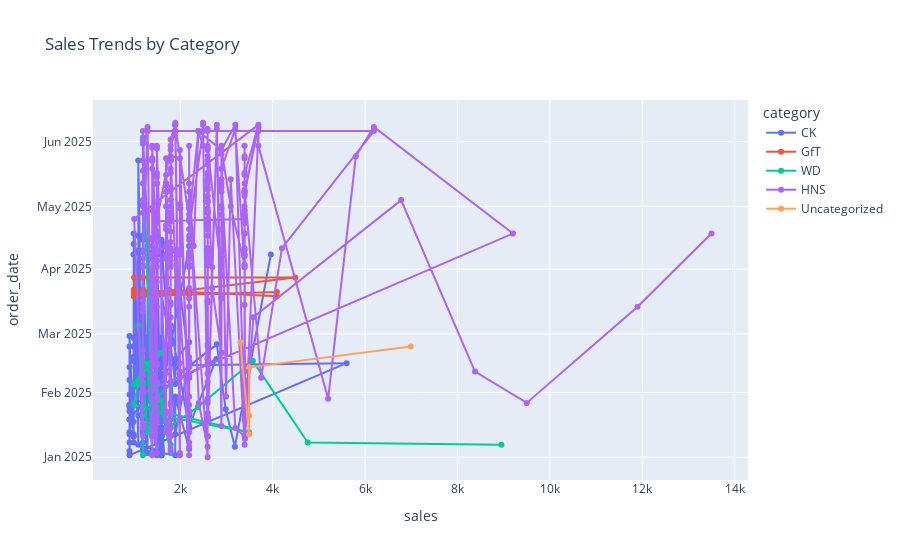

The code cell stored with this chart in its notebook:
### Code cell
import plotly.express as px
fig = px.line(df, x="sales", y="order_date", color="category", title="Sales Trends by Category")
fig.update_traces(mode="lines+markers")
fig.show()

### Figure 1 — Plotly figure (JSON) as saved in the notebook; plotly's stock layout.template omitted (floating-point values rounded to 4 significant figures; data arrays with more than 128 entries replaced by an {"elided": "..."} marker saying what was removed)
{"data": [{"hovertemplate": "category=CK<br>sales=%{x}<br>order_date=%{y}<extra></extra>", "legendgroup": "CK", "line": {"color": "#636efa", "dash": "solid"}, "marker": {"symbol": "circle"}, "mode": "lines+markers", "name": "CK", "orientation": "h", "showlegend": true, "type": "scatter", "x": {"elided": "320 int values"}, "xaxis": "x", "y": {"elided": "320 str values"}, "yaxis": "y"}, {"hovertemplate": "category=GfT<br>sales=%{x}<br>order_date=%{y}<extra></extra>", "legendgroup": "GfT", "line": {"color": "#EF553B", "dash": "solid"}, "marker": {"symbol": "circle"}, "mode": "lines+markers", "name": "GfT", "orientation": "h", "showlegend": true, "type": "scatter", "x": [999, 2190, 999, 999, 1190, 1199, 1199, 1750, 2190, 999, 999, 999, 999, 999, 999, 999, 999, 999, 2190, 4090, 4090, 999, 999, 999, 1199, 999, 999, 999, 1190, 1199, 2190, 4490, 1190], "xaxis": "x", "y": ["2025-03-19T00:00:00.000000000", "2025-03-20T00:00:00.000000000", "2025-03-20T00:00:00.000000000", "2025-03-21T00:00:00.000000000", "2025-03-21T00:00:00.000000000", "2025-03-19T00:00:00.000000000", "2025-03-20T00:00:00.000000000", "2025-03-22T00:00:00.000000000", "2025-03-21T00:00:00.000000000", "2025-03-19T00:00:00.000000000", "2025-03-19T00:00:00.000000000", "2025-03-20T00:00:00.000000000", "2025-03-20T00:00:00.000000000", "2025-03-21T00:00:00.000000000", "2025-03-21T00:00:00.000000000", "2025-03-22T00:00:00.000000000", "2025-03-22T00:00:00.000000000", "2025-03-22T00:00:00.000000000", "2025-03-21T00:00:00.000000000", "2025-03-19T00:00:00.000000000", "2025-03-21T00:00:00.000000000", "2025-03-19T00:00:00.000000000", "2025-03-21T00:00:00.000000000", "2025-03-22T00:00:00.000000000", "2025-03-22T00:00:00.000000000", "2025-03-21T00:00:00.000000000", "2025-03-22T00:00:00.000000000", "2025-03-28T00:00:00.000000000", "2025-03-28T00:00:00.000000000", "2025-03-21T00:00:00.000000000", "2025-03-22T00:00:00.000000000", "2025-03-28T00:00:00.000000000", "2025-03-28T00:00:00.000000000"], "yaxis": "y"}, {"hovertemplate": "category=WD<br>sales=%{x}<br>order_date=%{y}<extra></extra>", "legendgroup": "WD", "line": {"color": "#00cc96", "dash": "solid"}, "marker": {"symbol": "circle"}, "mode": "lines+markers", "name": "WD", "orientation": "h", "showlegend": true, "type": "scatter", "x": [1090, 1190, 1290, 1390, 1390, 1490, 1590, 990, 1290, 1390, 1390, 1490, 1790, 1790, 3490, 990, 1090, 1180, 1190, 1190, 1190, 1190, 1190, 1390, 1390, 1390, 1490, 1590, 1790, 1790, 1390, 1790, 2380, 3570, 4760, 8950], "xaxis": "x", "y": ["2025-03-05T00:00:00.000000000", "2025-02-06T00:00:00.000000000", "2025-01-13T00:00:00.000000000", "2025-01-21T00:00:00.000000000", "2025-02-15T00:00:00.000000000", "2025-02-20T00:00:00.000000000", "2025-02-20T00:00:00.000000000", "2025-02-05T00:00:00.000000000", "2025-02-15T00:00:00.000000000", "2025-01-03T00:00:00.000000000", "2025-01-11T00:00:00.000000000", "2025-02-05T00:00:00.000000000", "2025-01-03T00:00:00.000000000", "2025-01-20T00:00:00.000000000", "2025-01-13T00:00:00.000000000", "2025-01-26T00:00:00.000000000", "2025-02-05T00:00:00.000000000", "2025-02-16T00:00:00.000000000", "2025-01-02T00:00:00.000000000", "2025-01-21T00:00:00.000000000", "2025-01-26T00:00:00.000000000", "2025-02-05T00:00:00.000000000", "2025-06-03T00:00:00.000000000", "2025-01-15T00:00:00.000000000", "2025-01-22T00:00:00.000000000", "2025-02-10T00:00:00.000000000", "2025-01-28T00:00:00.000000000", "2025-01-28T00:00:00.000000000", "2025-01-07T00:00:00.000000000", "2025-02-05T00:00:00.000000000", "2025-01-27T00:00:00.000000000", "2025-01-16T00:00:00.000000000", "2025-01-25T00:00:00.000000000", "2025-02-16T00:00:00.000000000", "2025-01-08T00:00:00.000000000", "2025-01-07T00:00:00.000000000"], "yaxis": "y"}, {"hovertemplate": "category=HNS<br>sales=%{x}<br>order_date=%{y}<extra></extra>", "legendgroup": "HNS", "line": {"color": "#ab63fa", "dash": "solid"}, "marker": {"symbol": "circle"}, "mode": "lines+markers", "name": "HNS", "orientation": "h", "showlegend": true, "type": "scatter", "x": {"elided": "391 int values"}, "xaxis": "x", "y": {"elided": "391 str values"}, "yaxis": "y"}, {"hovertemplate": "category=Uncategorized<br>sales=%{x}<br>order_date=%{y}<extra></extra>", "legendgroup": "Uncategorized", "line": {"color": "#FFA15A", "dash": "solid"}, "marker": {"symbol": "circle"}, "mode": "lines+markers", "name": "Uncategorized", "orientation": "h", "showlegend": true, "type": "scatter", "x": [3300, 3490, 3490, 3490, 6990], "xaxis": "x", "y": ["2025-02-25T00:00:00.000000000", "2025-01-12T00:00:00.000000000", "2025-01-21T00:00:00.000000000", "2025-02-13T00:00:00.000000000", "2025-02-23T00:00:00.000000000"], "yaxis": "y"}], "layout": {"legend": {"title": {"text": "category"}, "tracegroupgap": 0}, "title": {"text": "Sales Trends by Category"}, "xaxis": {"anchor": "y", "domain": [0, 1], "title": {"text": "sales"}}, "yaxis": {"anchor": "x", "domain": [0, 1], "title": {"text": "order_date"}}}}
